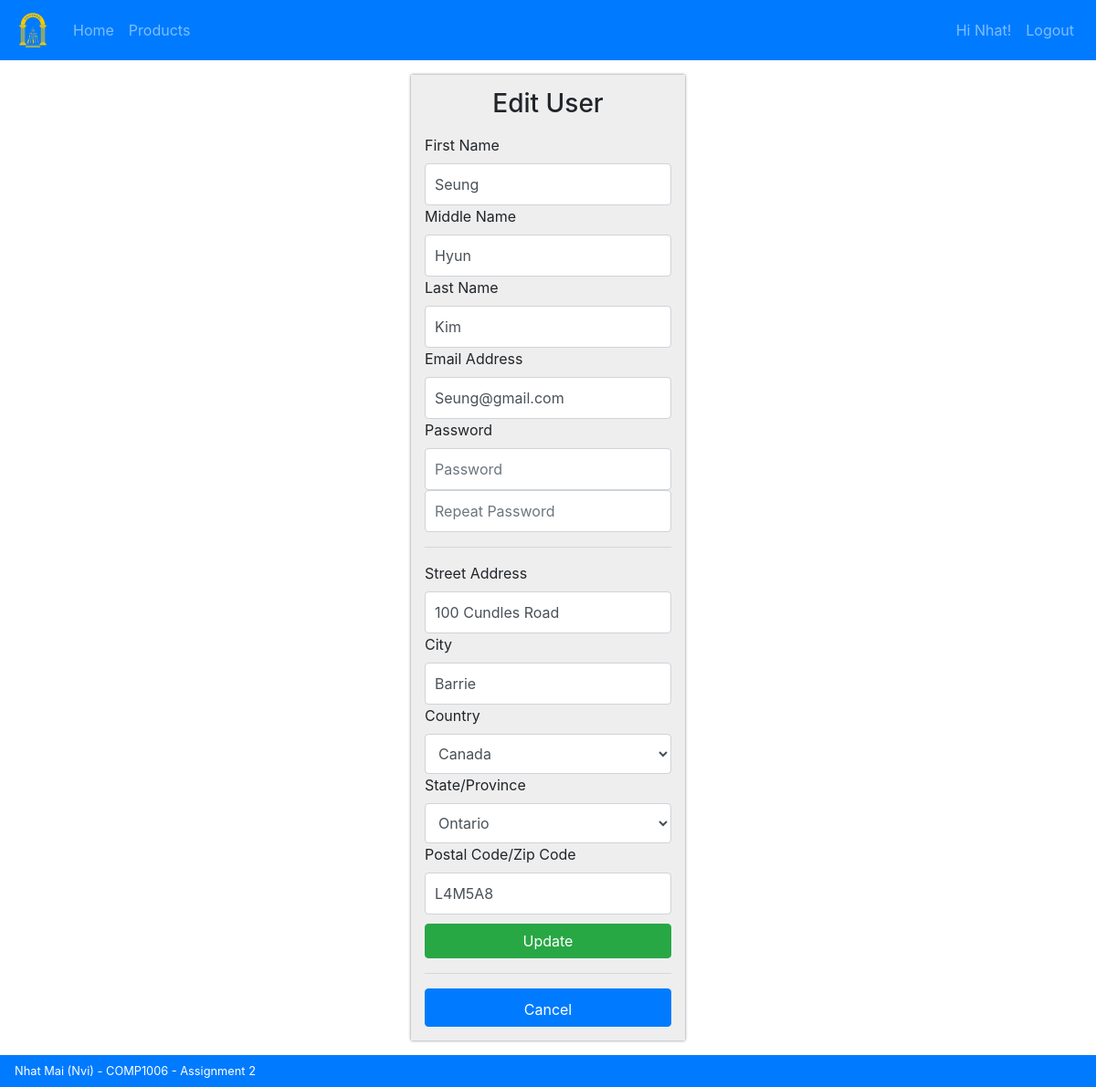
The page /Source/edit-user.php?id=4 (signed in) on the database its author committed.
### tables this page shows
CREATE TABLE users (
	userID INT NOT NULL AUTO_INCREMENT,
	firstName VARCHAR(24) NOT NULL,
	lastName VARCHAR(24) NOT NULL,
	middleName VARCHAR(24),
	email VARCHAR(100) NOT NULL,
	password VARCHAR(255) NOT NULL,
	streetAddress VARCHAR(100) NOT NULL,
	city VARCHAR(24) NOT NULL,
	stateID VARCHAR(2) NOT NULL,
	countryID VARCHAR(2) NOT NULL,
	postalCode VARCHAR(6) NOT NULL,
	PRIMARY KEY (userID),
	FOREIGN KEY (stateID) REFERENCES states(stateID),
	FOREIGN KEY (countryID) REFERENCES countries(countryID)
);

### Source/update-validation.php (called while the page is built, shortened)
<?php
try {
	if (!empty($id = $_GET['id']) && $_SERVER["REQUEST_METHOD"] != "POST") {
		include('global/connect.php');
		$sql = "SELECT * FROM users WHERE userID = :id";
		$cmd = $conn->prepare($sql);
		$cmd->bindParam(':id', $id, PDO::PARAM_INT);
		$cmd->execute();
		$result = $cmd->fetchAll();
		foreach ($result as $row) {
			$firstName		= $row['firstName'];
			$lastName		= $row['lastName'];
			$middleName		= $row['middleName'];
			$email			= $row['email'];
			$streetAddress	= $row['streetAddress'];
			$city			= $row['city'];
			$stateID		= $row['stateID'];
			$countryID		= $row['countryID'];
			$postalCode		= $row['postalCode'];
		}
	}
} catch (Exception $e) {
	header('location: error.php');
}
?>

### Source/edit-user.php (the view, shortened to what this page needs)
<?php $title = 'Edit User';
include('global/header.php'); ?>
<main class="container">
	<div id="logreg-forms">
		<form method="POST" action="<?php echo htmlspecialchars($_SERVER["PHP_SELF"]);?>">
			<h1 class="h3 mb-3 text-center"><?php echo $title; ?></h1>
			<?php include('update-validation.php'); ?>
			<label for="firstName">First Name</label>
			<input type="text" class="form-control" name="firstName" placeholder="First Name" maxlength="25" required autofocus="" value="<?php echo (isset($firstName))?$firstName:'';?>">
			<label for="middleName">Middle Name</label>
			<input type="text" class="form-control" name="middleName" placeholder="Middle Name" maxlength="25" autofocus="" value="<?php echo (isset($middleName))?$middleName:'';?>">
			<label for="firstName">Last Name</label>
			<input type="text" class="form-control" name="lastName" placeholder="Last Name" maxlength="25" required autofocus="" value="<?php echo (isset($lastName))?$lastName:'';?>">
			<label for="email">Email Address</label>
			<input type="email" name="email" class="form-control" placeholder="Email address" required autofocus="" value="<?php echo (isset($email))?$email:'';?>">
			<label for="password">Password</label>
			<input type="password" name="password" class="form-control" placeholder="Password" required autofocus="">
			<input type="password" name="repeatPassword" class="form-control" placeholder="Repeat Password" required autofocus="">
			<hr />
			<label for="streetAddress">Street Address</label>
			<input type="text" class="form-control" name="streetAddress" placeholder="Street Address" maxlength="100" required autofocus="" value="<?php echo (isset($streetAddress))?$streetAddress:'';?>">
			<label for="city">City</label>
			<input type="text" class="form-control"  name="city" placeholder="City" required autofocus="" maxlength="24" value="<?php echo (isset($city))?$city:'';?>">
			<label for="countryID">Country</label>
			<select class="form-control" name="countryID" id="countryID" >
			<?php
				try {
					include('global/connect.php');
					$countrySQL = "SELECT * FROM countries ORDER BY countryName";
					$cmd = $conn->prepare($countrySQL);
					$cmd->execute();
					$options = $cmd->fetchAll();
					foreach ($options as $row) {
						if($row['countryID'] != $countryID) {
							echo '<option value="' . $row['countryID'] . '">' . $row['countryName'] . '</option>';
						} else {
							echo '<option selected value="' . $row['countryID'] . '">' . $row['countryName'] . '</option>';
						}
					}
			?>
			</select>
			<label for="stateID">State/Province</label>
			<select class="form-control" name="stateID" >
			<?php
					$stateSQL = "SELECT * FROM states ORDER BY stateName";
					$cmd = $conn->prepare($stateSQL);
					$cmd->execute();
					$options = $cmd->fetchAll();
					foreach ($options as $row) {
						if($row['stateID'] != $stateID) {
							echo '<option value="' . $row['stateID'] . '">' . $row['stateName'] . '</option>';
						} else {
							echo '<option selected value="' . $row['stateID'] . '">' . $row['stateName'] . '</option>';
						}
					}
				} catch (Exception $e){
					header('location: error.php');
				}
			?>
			</select>
			<label for="postalCode">Postal Code/Zip Code</label>
			<input class="form-control" type="text" name="postalCode" placeholder="Postal Code" required autofocus="" value="<?php echo (isset($postalCode))?$postalCode:'';?>">
			<button class="btn btn-success btn-block" type="submit">Update</button>
			<hr />
			<a class="btn btn-primary text-white" href="users.php">Cancel</a>
		</form>
	</div>
</main>
<?php include('global/footer.php'); ?>

### Source/global/header.php (shortened to what this page needs)
<!DOCTYPE html>
<html lang="en">
	<head>
		<link rel="stylesheet" href="css/styles.css"/>
		<link rel="stylesheet" href="https://stackpath.bootstrapcdn.com/bootstrap/4.3.1/css/bootstrap.min.css">
	</head>
	<body>
		<header class="mb-3">
			<nav class="navbar navbar-expand-lg navbar-dark bg-primary">
				<a class="navbar-brand" href="index.php">
					<img src="images/logo-nuniversal.svg" alt="Logo" heigth="40" width="40">
				</a>
				<div class="collapse navbar-collapse" id="navbarText">
					<ul class="navbar-nav mr-auto">
						<li class="nav-item">
							<a class="nav-link" href="index.php">Home</a>
						</li>
						<li class="nav-item">
							<a class="nav-link" href="products.php">Products</a>
						</li>
					</ul>
					<ul class="navbar-nav ml-auto">
					<?php
						try {
							if (!isset($_SESSION['userID'])) {
								echo '<li class="nav-item"><a class="nav-link" href="login.php" title="Login">Login</a></li>
											<li class="nav-item"><a class="nav-link" href="register.php" title="Register">Register</a></li>';
							}
							else {
								require 'global/connect.php';
								$sql = "SELECT firstName FROM users WHERE userID = " . $_SESSION['userID'];
								$result = $conn->query($sql);
								foreach ($result as $row) {
									echo '<li class="nav-item"><a class="nav-link" href="users.php">Hi ' . $row['firstName'] . '!</a></li>
												<li class="nav-item"><a class="nav-link" href="logout.php" title="Logout">Logout</a></li>';
								}
							}
						}catch (Exception $e) {
							header('location: global/error.php');
						}
					?>
					</ul>
				</div>
			</nav>
		</header>

### Source/css/styles.css (style rules this page uses)
#logreg-forms { width: 300px; margin: 0 auto; background-color:#eee; box-shadow: 0 0 3px rgba(0,0,0,0.5); }
#logreg-forms form { width: 100%; max-width: 410px; padding: 15px; margin: auto; }
#logreg-forms .form-control { position: relative; box-sizing: border-box; height: auto; padding: 10px; font-size: 16px; }
#logreg-forms a { display: block; padding-top:10px; color:lightseagreen; }
#logreg-forms button[type="submit"] { margin-top: 10px; }

### rows shown on the page
users: firstName "Nhat"
users: firstName "Seung", middleName "Hyun", lastName "Kim", email "Seung@gmail.com", streetAddress "100 Cundles Road", city "Barrie", postalCode "L4M5A8"

### other values the page prints
$title "Edit User"
form field countryID "Canada"
form field stateID "Ontario"
